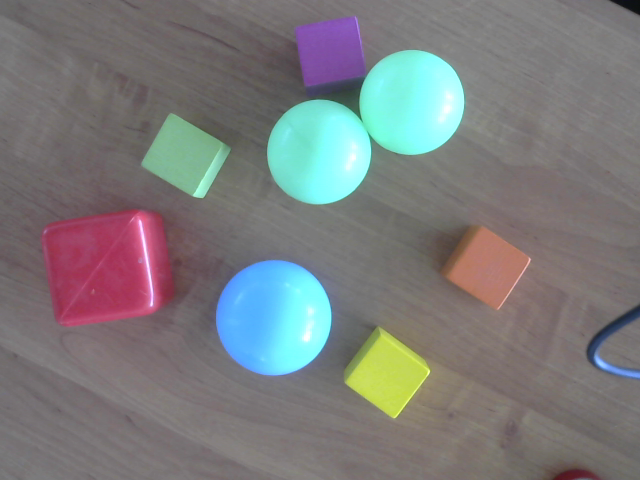
#> input picture python/rudova_cv/practice_cv/11/out.png, 640 x 480 px, found by its file name
$ python cubes.py
#> lines starting #> are read from the running program, lines starting #| are printed output that depends on the picture; after the words box and inside, x2 and y2 are one past the last pixel; in counts of white or black regions, pixels touching at a corner belong together
import cv2
import numpy as np
import matplotlib.pyplot as plt
from skimage.measure import label

cv2.namedWindow("Image", cv2.WINDOW_GUI_NORMAL)
image = cv2.imread("10 cube/out.png")
#> image is the input picture: shape (480, 640, 3); mean B, G, R 123.6, 123.3, 122.8
hsv = cv2.cvtColor(image, cv2.COLOR_BGR2HSV)
#> hsv: shape (480, 640, 3); mean H, S, V 78.3, 39.8, 136.1
_, binary = cv2.threshold(hsv[:, :, 1], 65, 255, cv2.THRESH_BINARY)
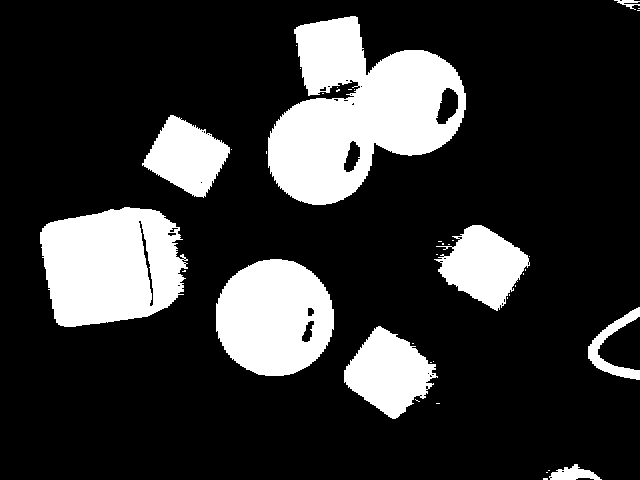
#> binary: shape (480, 640); 20.1% white; 40 white regions (31 under 20 px), largest, box (x1, y1, x2, y2) and area: (268, 16, 466, 205) 21485, (40, 207, 188, 327) 13780, (216, 259, 334, 376) 10720
binary = cv2.dilate(binary, None, iterations = 2)
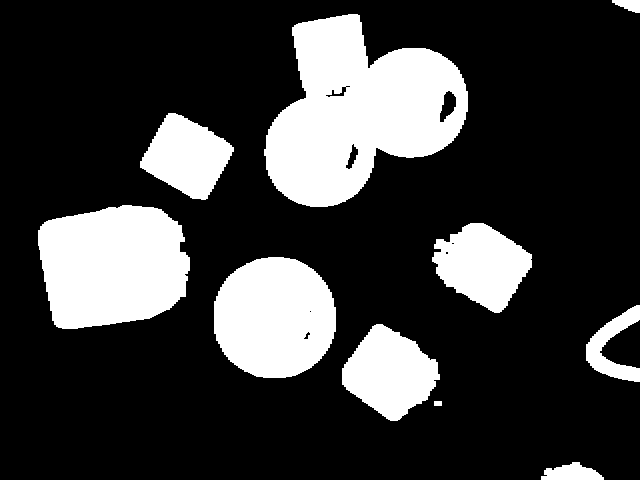
#> binary: shape (480, 640); 23.1% white; 10 white regions, largest, box (x1, y1, x2, y2) and area: (264, 14, 468, 207) 24110, (38, 205, 190, 329) 15266, (214, 257, 336, 378) 11846

labeled = label(binary)
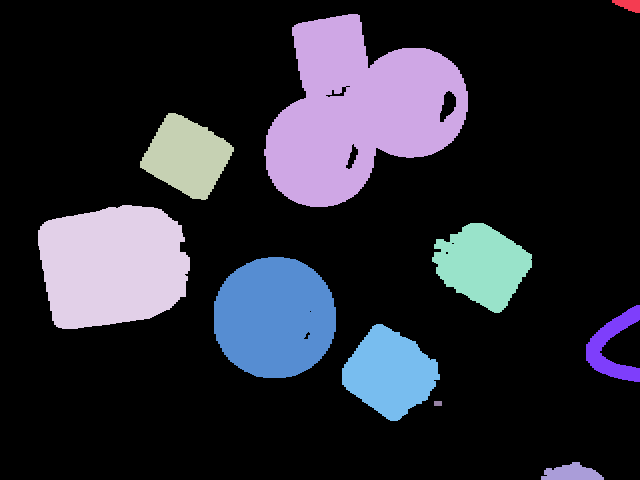
#> labeled: shape (480, 640) int64; 11 distinct labels, from 0 to 10; one colour per label, 0 black
print(labeled.max())
#| 10
cv2.imshow("Image", binary)
cv2.waitKey(0)
cv2.destroyAllWindows()
